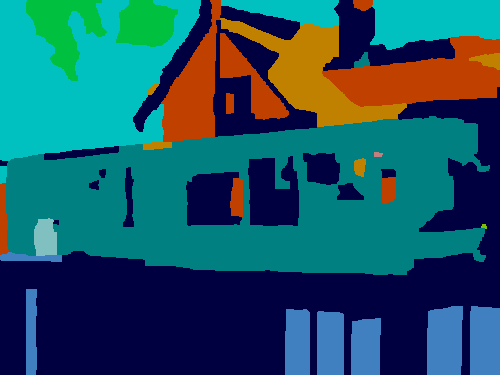
#> input picture palette_refer.png, 500 x 375 px
$ python -i unsupervised.py   (imports and definitions only)
#> lines starting #> are read from the running program, lines starting #| are printed output that depends on the picture
#> further down, picture is the input picture: shape (375, 500, 3); mean B, G, R 99.6, 85.8, 27.5
import cv2 as cv
from utils import *
from glob import glob
import os
import numpy as np
import matplotlib.pyplot as plt
from mpl_toolkits.mplot3d import Axes3D

import time
import scipy as sp
from sklearn.feature_extraction import image
from sklearn.decomposition import PCA
from sklearn.cluster import KMeans
from pdb import set_trace as t
from tqdm import tqdm
from random import shuffle


# [16 lines left out: function featurizer_color, not called in this run]

def featurizer_hu(img):
	img = cv.cvtColor(img, cv.COLOR_BGR2GRAY)
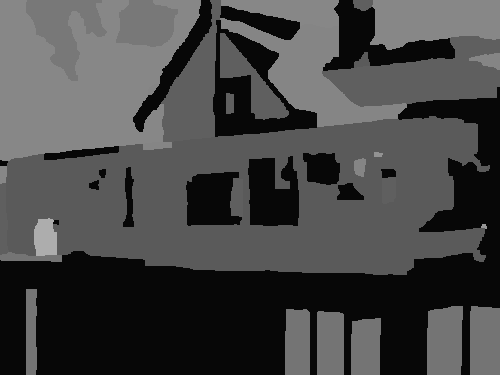
#> img: shape (375, 500); min 7, max 173, mean 70
	_,img = cv.threshold(img,127,255,cv.THRESH_TOZERO)
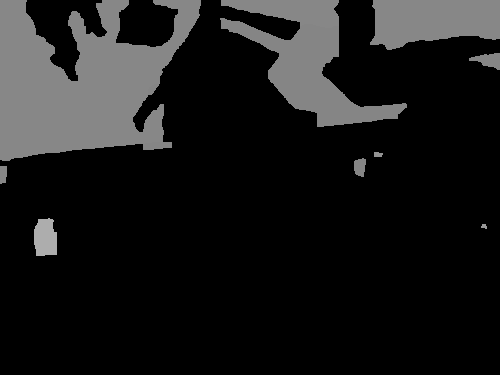
#> img: shape (375, 500); min 0, max 173, mean 25.9
	hu = cv.HuMoments(cv.moments(img)).flatten()
#> hu = [0.00515, 1.84e-05, 3.36e-08, 2.02e-08, 5.15e-16, 8.5e-11, -9.98e-17]
	hu_feat = np.log(np.abs(hu))
#> hu_feat = [-5.27, -10.9, -17.21, -17.72, -35.2, -23.19, -36.84]
	return hu

# [67 lines left out: functions img_msk_to_house_chips, unsupervised, not called in this run]


img_dir = '../new_and_old_images_masks/images/'
msk_dir = '../new_and_old_images_masks/masks/'

# [1 line not run here, left out]

>>> import cv2
>>> picture = cv2.imread('palette_refer.png')
>>> result = featurizer_hu(picture)
#> result has the same summary as hu in featurizer_hu
